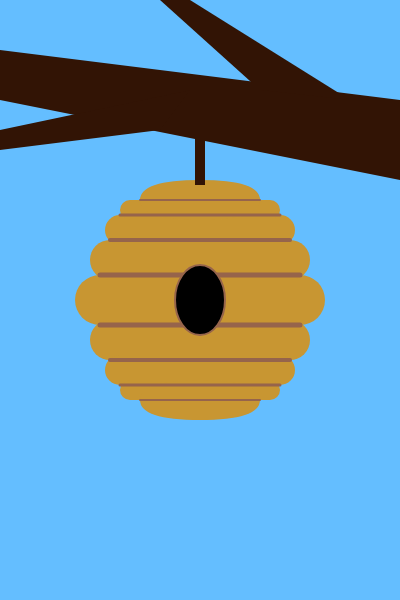
Frame 1 (no input)
Frame 60 (no input): identical to frame 1, image omitted
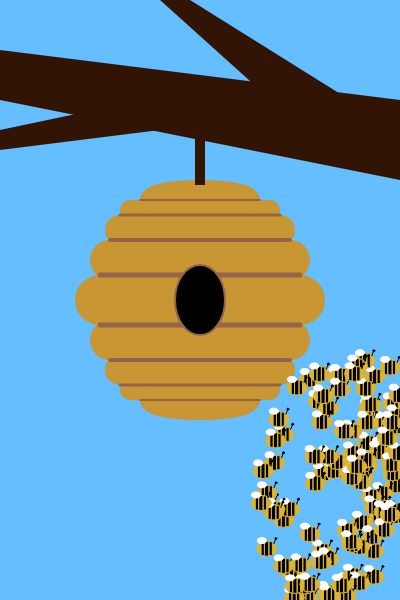
Frame 120 (the mouse pressed at the canvas centre since frame 60)

The p5.js sketch that drew these frames (run headless with seeded random() and noise() and a simulated clock; from frame 60 on, the mouse is pressed at the canvas centre):

// p5.js sketch
// ── sketch.js
let bees = []
let numofbees = 100
let check = false
function setup() {
  createCanvas(400, 600);
  for (let i = 0; i < numofbees; i++){
    bees.push(new Bees(200,300))
  }
  
}

function draw() {
  background(100,190,255);
  //Beehive
  stroke(200,150,50)
  hive(100,300,50)
  hive(110,260,40)
  hive(110,340,40)
  hive(120,230,30)
  hive(120,370,30)
  hive(130,210,20)
  hive(130,390,20)
  ellipse(200,200,100,20)
  ellipse(200,400,100,20)
  
  stroke(150,100,75)
  hive(100,275,5)
  hive(100,325,5)
  hive(110,240,4)
  hive(110,360,4)
  hive(120,215,3)
  hive(120,385,3)
  hive(140,200,2)
  hive(140,400,2)
  fill(0)
  ellipse(200,300,50,70)
  rectMode(CENTER)
  noStroke()
  fill(50,20,5)
  rect(200,150,10,70)
  quad(0,50,0,100,400,180,400,100)
  quad(160,0,190,0,350,100,260,90)
  quad(160,130,190,90,0,130,0,150)
  
  
  if (mouseButton){
  //bees
  for (let bee of bees){
    bee.update()
    bee.display()
  
  }
  }
}
function checkhive(){
  if (mouseX > 100 && mouseX < 300 && mouseY > 300 && mouseY < 400){
    check = true
  }
}

function hive (x,y,s){
  strokeWeight(s)
  line(x,y,400-x,y)
  
}

class Bees {
  constructor(x,y){
    this.x = x
    this.y = y
    this.speedx = random(1,5)
    this.speedy = random(1,5)
  }
  
  checkEdges(){
    if ( this.x > width || this.x < 0){
      this.speedx = -this.speedx;
    }
   if (this.y > height || this.y < 0){
      this.speedy = -this.speedy;
   }
  }
  
  update(){
    this.checkEdges()
    this.x = this.x + this.speedx
    this.y = this.y + this.speedy
  }
  display(){
    fill(220,180,50)
    stroke(220,180,50)
    ellipse(this.x,this.y,20,15)
    fill(0)
    rectMode(CENTER)
    rect(this.x,this.y,4,15)
    rect(this.x+4,this.y,3,14)
    rect(this.x-4,this.y,3,14)
    stroke(0)
    strokeWeight(1)
    line(this.x+7,this.y-5,this.x+9,this.y-10)
    circle(this.x+9,this.y-10,2)
    fill(255)
    stroke(255)
    ellipse(this.x-5,this.y-8,9,6)
  }
}
